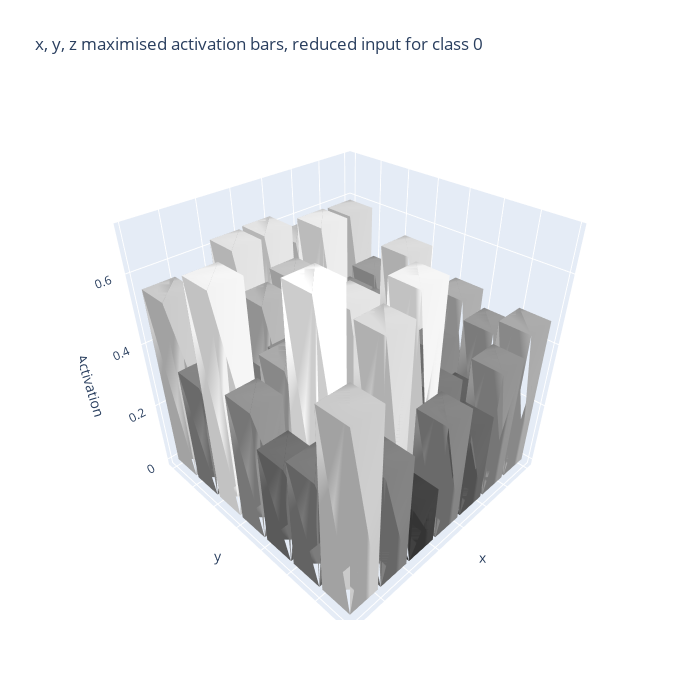

Notebook source saved alongside this figure:
### Code cell
#adding 3d visualisation x, y, z with z = activation threshold for better interpretability

block_size = 4
new_size = 28 // block_size
class_idx = 0
activation_map = images[class_idx]

averaged_columns = activation_map.reshape(new_size, block_size, new_size, block_size).mean(axis=(1, 3))
norm = averaged_columns / averaged_columns.max()
colors = np.floor(norm * 255).astype(int)

fig = go.Figure()
dx = dy = 0.9

def add_cube(fig, x0, y0, h, gray):
    verts = np.array([
        [x0,     y0,     0], #square bottom of column
        [x0+dx,  y0,     0],
        [x0+dx,  y0+dy,  0],
        [x0,     y0+dy,  0],
        [x0,     y0,     h], #square top of column
        [x0+dx,  y0,     h],
        [x0+dx,  y0+dy,  h],
        [x0,     y0+dy,  h],
    ])

    i = [0, 0, 4, 5, 1, 1, 2, 2, 3, 3, 4, 7]
    j = [1, 3, 5, 6, 2, 5, 3, 6, 0, 7, 0, 4]
    k = [3, 2, 6, 7, 5, 4, 7, 4, 4, 6, 1, 5]
    color = f'rgb({gray},{gray},{gray})'

    fig.add_trace(go.Mesh3d(
        x = verts[:,0], y = verts[:,1], z = verts[:,2], #mesh vertices
        i = i, j = j, k = k,
        color = color, opacity = 1 #mesh color
    ))

for xi in range(new_size):
    for yi in range(new_size):
        h = averaged_columns[yi, new_size-1-xi]
        gray = colors[yi, new_size-1-xi]
        add_cube(fig, xi, yi, h, gray) #coordinates, height, color

fig.update_layout(
    scene = dict(
        xaxis = dict(title='x', showticklabels=False),
        yaxis = dict(title='y', showticklabels=False),
        zaxis = dict(title='Activation'),
        aspectmode = 'cube'
    ),
    title = f'x, y, z maximised activation bars, reduced input for class {class_idx}',
    width = 700, height=700
)

fig.show()

### Figure 1 — Plotly figure (JSON) as saved in the notebook; plotly's stock layout.template omitted (floating-point values rounded to 4 significant figures)
{"data": [{"color": "rgb(214,214,214)", "i": [0, 0, 4, 5, 1, 1, 2, 2, 3, 3, 4, 7], "j": [1, 3, 5, 6, 2, 5, 3, 6, 0, 7, 0, 4], "k": [3, 2, 6, 7, 5, 4, 7, 4, 4, 6, 1, 5], "opacity": 1, "type": "mesh3d", "x": [0.0, 0.9, 0.9, 0.0, 0.0, 0.9, 0.9, 0.0], "y": [0.0, 0.0, 0.9, 0.9, 0.0, 0.0, 0.9, 0.9], "z": [0.0, 0.0, 0.0, 0.0, 0.5911, 0.5911, 0.5911, 0.5911]}, {"color": "rgb(159,159,159)", "i": [0, 0, 4, 5, 1, 1, 2, 2, 3, 3, 4, 7], "j": [1, 3, 5, 6, 2, 5, 3, 6, 0, 7, 0, 4], "k": [3, 2, 6, 7, 5, 4, 7, 4, 4, 6, 1, 5], "opacity": 1, "type": "mesh3d", "x": [0.0, 0.9, 0.9, 0.0, 0.0, 0.9, 0.9, 0.0], "y": [1.0, 1.0, 1.9, 1.9, 1.0, 1.0, 1.9, 1.9], "z": [0.0, 0.0, 0.0, 0.0, 0.4408, 0.4408, 0.4408, 0.4408]}, {"color": "rgb(134,134,134)", "i": [0, 0, 4, 5, 1, 1, 2, 2, 3, 3, 4, 7], "j": [1, 3, 5, 6, 2, 5, 3, 6, 0, 7, 0, 4], "k": [3, 2, 6, 7, 5, 4, 7, 4, 4, 6, 1, 5], "opacity": 1, "type": "mesh3d", "x": [0.0, 0.9, 0.9, 0.0, 0.0, 0.9, 0.9, 0.0], "y": [2.0, 2.0, 2.9, 2.9, 2.0, 2.0, 2.9, 2.9], "z": [0.0, 0.0, 0.0, 0.0, 0.372, 0.372, 0.372, 0.372]}, {"color": "rgb(143,143,143)", "i": [0, 0, 4, 5, 1, 1, 2, 2, 3, 3, 4, 7], "j": [1, 3, 5, 6, 2, 5, 3, 6, 0, 7, 0, 4], "k": [3, 2, 6, 7, 5, 4, 7, 4, 4, 6, 1, 5], "opacity": 1, "type": "mesh3d", "x": [0.0, 0.9, 0.9, 0.0, 0.0, 0.9, 0.9, 0.0], "y": [3.0, 3.0, 3.9, 3.9, 3.0, 3.0, 3.9, 3.9], "z": [0.0, 0.0, 0.0, 0.0, 0.396, 0.396, 0.396, 0.396]}, {"color": "rgb(174,174,174)", "i": [0, 0, 4, 5, 1, 1, 2, 2, 3, 3, 4, 7], "j": [1, 3, 5, 6, 2, 5, 3, 6, 0, 7, 0, 4], "k": [3, 2, 6, 7, 5, 4, 7, 4, 4, 6, 1, 5], "opacity": 1, "type": "mesh3d", "x": [0.0, 0.9, 0.9, 0.0, 0.0, 0.9, 0.9, 0.0], "y": [4.0, 4.0, 4.9, 4.9, 4.0, 4.0, 4.9, 4.9], "z": [0.0, 0.0, 0.0, 0.0, 0.4807, 0.4807, 0.4807, 0.4807]}, {"color": "rgb(154,154,154)", "i": [0, 0, 4, 5, 1, 1, 2, 2, 3, 3, 4, 7], "j": [1, 3, 5, 6, 2, 5, 3, 6, 0, 7, 0, 4], "k": [3, 2, 6, 7, 5, 4, 7, 4, 4, 6, 1, 5], "opacity": 1, "type": "mesh3d", "x": [0.0, 0.9, 0.9, 0.0, 0.0, 0.9, 0.9, 0.0], "y": [5.0, 5.0, 5.9, 5.9, 5.0, 5.0, 5.9, 5.9], "z": [0.0, 0.0, 0.0, 0.0, 0.4276, 0.4276, 0.4276, 0.4276]}, {"color": "rgb(170,170,170)", "i": [0, 0, 4, 5, 1, 1, 2, 2, 3, 3, 4, 7], "j": [1, 3, 5, 6, 2, 5, 3, 6, 0, 7, 0, 4], "k": [3, 2, 6, 7, 5, 4, 7, 4, 4, 6, 1, 5], "opacity": 1, "type": "mesh3d", "x": [0.0, 0.9, 0.9, 0.0, 0.0, 0.9, 0.9, 0.0], "y": [6.0, 6.0, 6.9, 6.9, 6.0, 6.0, 6.9, 6.9], "z": [0.0, 0.0, 0.0, 0.0, 0.4698, 0.4698, 0.4698, 0.4698]}, {"color": "rgb(179,179,179)", "i": [0, 0, 4, 5, 1, 1, 2, 2, 3, 3, 4, 7], "j": [1, 3, 5, 6, 2, 5, 3, 6, 0, 7, 0, 4], "k": [3, 2, 6, 7, 5, 4, 7, 4, 4, 6, 1, 5], "opacity": 1, "type": "mesh3d", "x": [1.0, 1.9, 1.9, 1.0, 1.0, 1.9, 1.9, 1.0], "y": [0.0, 0.0, 0.9, 0.9, 0.0, 0.0, 0.9, 0.9], "z": [0.0, 0.0, 0.0, 0.0, 0.4967, 0.4967, 0.4967, 0.4967]}, {"color": "rgb(147,147,147)", "i": [0, 0, 4, 5, 1, 1, 2, 2, 3, 3, 4, 7], "j": [1, 3, 5, 6, 2, 5, 3, 6, 0, 7, 0, 4], "k": [3, 2, 6, 7, 5, 4, 7, 4, 4, 6, 1, 5], "opacity": 1, "type": "mesh3d", "x": [1.0, 1.9, 1.9, 1.0, 1.0, 1.9, 1.9, 1.0], "y": [1.0, 1.0, 1.9, 1.9, 1.0, 1.0, 1.9, 1.9], "z": [0.0, 0.0, 0.0, 0.0, 0.4086, 0.4086, 0.4086, 0.4086]}, {"color": "rgb(148,148,148)", "i": [0, 0, 4, 5, 1, 1, 2, 2, 3, 3, 4, 7], "j": [1, 3, 5, 6, 2, 5, 3, 6, 0, 7, 0, 4], "k": [3, 2, 6, 7, 5, 4, 7, 4, 4, 6, 1, 5], "opacity": 1, "type": "mesh3d", "x": [1.0, 1.9, 1.9, 1.0, 1.0, 1.9, 1.9, 1.0], "y": [2.0, 2.0, 2.9, 2.9, 2.0, 2.0, 2.9, 2.9], "z": [0.0, 0.0, 0.0, 0.0, 0.4109, 0.4109, 0.4109, 0.4109]}, {"color": "rgb(218,218,218)", "i": [0, 0, 4, 5, 1, 1, 2, 2, 3, 3, 4, 7], "j": [1, 3, 5, 6, 2, 5, 3, 6, 0, 7, 0, 4], "k": [3, 2, 6, 7, 5, 4, 7, 4, 4, 6, 1, 5], "opacity": 1, "type": "mesh3d", "x": [1.0, 1.9, 1.9, 1.0, 1.0, 1.9, 1.9, 1.0], "y": [3.0, 3.0, 3.9, 3.9, 3.0, 3.0, 3.9, 3.9], "z": [0.0, 0.0, 0.0, 0.0, 0.6047, 0.6047, 0.6047, 0.6047]}, {"color": "rgb(135,135,135)", "i": [0, 0, 4, 5, 1, 1, 2, 2, 3, 3, 4, 7], "j": [1, 3, 5, 6, 2, 5, 3, 6, 0, 7, 0, 4], "k": [3, 2, 6, 7, 5, 4, 7, 4, 4, 6, 1, 5], "opacity": 1, "type": "mesh3d", "x": [1.0, 1.9, 1.9, 1.0, 1.0, 1.9, 1.9, 1.0], "y": [4.0, 4.0, 4.9, 4.9, 4.0, 4.0, 4.9, 4.9], "z": [0.0, 0.0, 0.0, 0.0, 0.3752, 0.3752, 0.3752, 0.3752]}, {"color": "rgb(96,96,96)", "i": [0, 0, 4, 5, 1, 1, 2, 2, 3, 3, 4, 7], "j": [1, 3, 5, 6, 2, 5, 3, 6, 0, 7, 0, 4], "k": [3, 2, 6, 7, 5, 4, 7, 4, 4, 6, 1, 5], "opacity": 1, "type": "mesh3d", "x": [1.0, 1.9, 1.9, 1.0, 1.0, 1.9, 1.9, 1.0], "y": [5.0, 5.0, 5.9, 5.9, 5.0, 5.0, 5.9, 5.9], "z": [0.0, 0.0, 0.0, 0.0, 0.2653, 0.2653, 0.2653, 0.2653]}, {"color": "rgb(147,147,147)", "i": [0, 0, 4, 5, 1, 1, 2, 2, 3, 3, 4, 7], "j": [1, 3, 5, 6, 2, 5, 3, 6, 0, 7, 0, 4], "k": [3, 2, 6, 7, 5, 4, 7, 4, 4, 6, 1, 5], "opacity": 1, "type": "mesh3d", "x": [1.0, 1.9, 1.9, 1.0, 1.0, 1.9, 1.9, 1.0], "y": [6.0, 6.0, 6.9, 6.9, 6.0, 6.0, 6.9, 6.9], "z": [0.0, 0.0, 0.0, 0.0, 0.4068, 0.4068, 0.4068, 0.4068]}, {"color": "rgb(208,208,208)", "i": [0, 0, 4, 5, 1, 1, 2, 2, 3, 3, 4, 7], "j": [1, 3, 5, 6, 2, 5, 3, 6, 0, 7, 0, 4], "k": [3, 2, 6, 7, 5, 4, 7, 4, 4, 6, 1, 5], "opacity": 1, "type": "mesh3d", "x": [2.0, 2.9, 2.9, 2.0, 2.0, 2.9, 2.9, 2.0], "y": [0.0, 0.0, 0.9, 0.9, 0.0, 0.0, 0.9, 0.9], "z": [0.0, 0.0, 0.0, 0.0, 0.5761, 0.5761, 0.5761, 0.5761]}, {"color": "rgb(234,234,234)", "i": [0, 0, 4, 5, 1, 1, 2, 2, 3, 3, 4, 7], "j": [1, 3, 5, 6, 2, 5, 3, 6, 0, 7, 0, 4], "k": [3, 2, 6, 7, 5, 4, 7, 4, 4, 6, 1, 5], "opacity": 1, "type": "mesh3d", "x": [2.0, 2.9, 2.9, 2.0, 2.0, 2.9, 2.9, 2.0], "y": [1.0, 1.0, 1.9, 1.9, 1.0, 1.0, 1.9, 1.9], "z": [0.0, 0.0, 0.0, 0.0, 0.6487, 0.6487, 0.6487, 0.6487]}, {"color": "rgb(170,170,170)", "i": [0, 0, 4, 5, 1, 1, 2, 2, 3, 3, 4, 7], "j": [1, 3, 5, 6, 2, 5, 3, 6, 0, 7, 0, 4], "k": [3, 2, 6, 7, 5, 4, 7, 4, 4, 6, 1, 5], "opacity": 1, "type": "mesh3d", "x": [2.0, 2.9, 2.9, 2.0, 2.0, 2.9, 2.9, 2.0], "y": [2.0, 2.0, 2.9, 2.9, 2.0, 2.0, 2.9, 2.9], "z": [0.0, 0.0, 0.0, 0.0, 0.4712, 0.4712, 0.4712, 0.4712]}, {"color": "rgb(106,106,106)", "i": [0, 0, 4, 5, 1, 1, 2, 2, 3, 3, 4, 7], "j": [1, 3, 5, 6, 2, 5, 3, 6, 0, 7, 0, 4], "k": [3, 2, 6, 7, 5, 4, 7, 4, 4, 6, 1, 5], "opacity": 1, "type": "mesh3d", "x": [2.0, 2.9, 2.9, 2.0, 2.0, 2.9, 2.9, 2.0], "y": [3.0, 3.0, 3.9, 3.9, 3.0, 3.0, 3.9, 3.9], "z": [0.0, 0.0, 0.0, 0.0, 0.2938, 0.2938, 0.2938, 0.2938]}, {"color": "rgb(87,87,87)", "i": [0, 0, 4, 5, 1, 1, 2, 2, 3, 3, 4, 7], "j": [1, 3, 5, 6, 2, 5, 3, 6, 0, 7, 0, 4], "k": [3, 2, 6, 7, 5, 4, 7, 4, 4, 6, 1, 5], "opacity": 1, "type": "mesh3d", "x": [2.0, 2.9, 2.9, 2.0, 2.0, 2.9, 2.9, 2.0], "y": [4.0, 4.0, 4.9, 4.9, 4.0, 4.0, 4.9, 4.9], "z": [0.0, 0.0, 0.0, 0.0, 0.242, 0.242, 0.242, 0.242]}, {"color": "rgb(123,123,123)", "i": [0, 0, 4, 5, 1, 1, 2, 2, 3, 3, 4, 7], "j": [1, 3, 5, 6, 2, 5, 3, 6, 0, 7, 0, 4], "k": [3, 2, 6, 7, 5, 4, 7, 4, 4, 6, 1, 5], "opacity": 1, "type": "mesh3d", "x": [2.0, 2.9, 2.9, 2.0, 2.0, 2.9, 2.9, 2.0], "y": [5.0, 5.0, 5.9, 5.9, 5.0, 5.0, 5.9, 5.9], "z": [0.0, 0.0, 0.0, 0.0, 0.3422, 0.3422, 0.3422, 0.3422]}, {"color": "rgb(101,101,101)", "i": [0, 0, 4, 5, 1, 1, 2, 2, 3, 3, 4, 7], "j": [1, 3, 5, 6, 2, 5, 3, 6, 0, 7, 0, 4], "k": [3, 2, 6, 7, 5, 4, 7, 4, 4, 6, 1, 5], "opacity": 1, "type": "mesh3d", "x": [2.0, 2.9, 2.9, 2.0, 2.0, 2.9, 2.9, 2.0], "y": [6.0, 6.0, 6.9, 6.9, 6.0, 6.0, 6.9, 6.9], "z": [0.0, 0.0, 0.0, 0.0, 0.2815, 0.2815, 0.2815, 0.2815]}, {"color": "rgb(227,227,227)", "i": [0, 0, 4, 5, 1, 1, 2, 2, 3, 3, 4, 7], "j": [1, 3, 5, 6, 2, 5, 3, 6, 0, 7, 0, 4], "k": [3, 2, 6, 7, 5, 4, 7, 4, 4, 6, 1, 5], "opacity": 1, "type": "mesh3d", "x": [3.0, 3.9, 3.9, 3.0, 3.0, 3.9, 3.9, 3.0], "y": [0.0, 0.0, 0.9, 0.9, 0.0, 0.0, 0.9, 0.9], "z": [0.0, 0.0, 0.0, 0.0, 0.6276, 0.6276, 0.6276, 0.6276]}, {"color": "rgb(196,196,196)", "i": [0, 0, 4, 5, 1, 1, 2, 2, 3, 3, 4, 7], "j": [1, 3, 5, 6, 2, 5, 3, 6, 0, 7, 0, 4], "k": [3, 2, 6, 7, 5, 4, 7, 4, 4, 6, 1, 5], "opacity": 1, "type": "mesh3d", "x": [3.0, 3.9, 3.9, 3.0, 3.0, 3.9, 3.9, 3.0], "y": [1.0, 1.0, 1.9, 1.9, 1.0, 1.0, 1.9, 1.9], "z": [0.0, 0.0, 0.0, 0.0, 0.5416, 0.5416, 0.5416, 0.5416]}, {"color": "rgb(166,166,166)", "i": [0, 0, 4, 5, 1, 1, 2, 2, 3, 3, 4, 7], "j": [1, 3, 5, 6, 2, 5, 3, 6, 0, 7, 0, 4], "k": [3, 2, 6, 7, 5, 4, 7, 4, 4, 6, 1, 5], "opacity": 1, "type": "mesh3d", "x": [3.0, 3.9, 3.9, 3.0, 3.0, 3.9, 3.9, 3.0], "y": [2.0, 2.0, 2.9, 2.9, 2.0, 2.0, 2.9, 2.9], "z": [0.0, 0.0, 0.0, 0.0, 0.4611, 0.4611, 0.4611, 0.4611]}, {"color": "rgb(83,83,83)", "i": [0, 0, 4, 5, 1, 1, 2, 2, 3, 3, 4, 7], "j": [1, 3, 5, 6, 2, 5, 3, 6, 0, 7, 0, 4], "k": [3, 2, 6, 7, 5, 4, 7, 4, 4, 6, 1, 5], "opacity": 1, "type": "mesh3d", "x": [3.0, 3.9, 3.9, 3.0, 3.0, 3.9, 3.9, 3.0], "y": [3.0, 3.0, 3.9, 3.9, 3.0, 3.0, 3.9, 3.9], "z": [0.0, 0.0, 0.0, 0.0, 0.2313, 0.2313, 0.2313, 0.2313]}, {"color": "rgb(103,103,103)", "i": [0, 0, 4, 5, 1, 1, 2, 2, 3, 3, 4, 7], "j": [1, 3, 5, 6, 2, 5, 3, 6, 0, 7, 0, 4], "k": [3, 2, 6, 7, 5, 4, 7, 4, 4, 6, 1, 5], "opacity": 1, "type": "mesh3d", "x": [3.0, 3.9, 3.9, 3.0, 3.0, 3.9, 3.9, 3.0], "y": [4.0, 4.0, 4.9, 4.9, 4.0, 4.0, 4.9, 4.9], "z": [0.0, 0.0, 0.0, 0.0, 0.2855, 0.2855, 0.2855, 0.2855]}, {"color": "rgb(243,243,243)", "i": [0, 0, 4, 5, 1, 1, 2, 2, 3, 3, 4, 7], "j": [1, 3, 5, 6, 2, 5, 3, 6, 0, 7, 0, 4], "k": [3, 2, 6, 7, 5, 4, 7, 4, 4, 6, 1, 5], "opacity": 1, "type": "mesh3d", "x": [3.0, 3.9, 3.9, 3.0, 3.0, 3.9, 3.9, 3.0], "y": [5.0, 5.0, 5.9, 5.9, 5.0, 5.0, 5.9, 5.9], "z": [0.0, 0.0, 0.0, 0.0, 0.6718, 0.6718, 0.6718, 0.6718]}, {"color": "rgb(133,133,133)", "i": [0, 0, 4, 5, 1, 1, 2, 2, 3, 3, 4, 7], "j": [1, 3, 5, 6, 2, 5, 3, 6, 0, 7, 0, 4], "k": [3, 2, 6, 7, 5, 4, 7, 4, 4, 6, 1, 5], "opacity": 1, "type": "mesh3d", "x": [3.0, 3.9, 3.9, 3.0, 3.0, 3.9, 3.9, 3.0], "y": [6.0, 6.0, 6.9, 6.9, 6.0, 6.0, 6.9, 6.9], "z": [0.0, 0.0, 0.0, 0.0, 0.3692, 0.3692, 0.3692, 0.3692]}, {"color": "rgb(225,225,225)", "i": [0, 0, 4, 5, 1, 1, 2, 2, 3, 3, 4, 7], "j": [1, 3, 5, 6, 2, 5, 3, 6, 0, 7, 0, 4], "k": [3, 2, 6, 7, 5, 4, 7, 4, 4, 6, 1, 5], "opacity": 1, "type": "mesh3d", "x": [4.0, 4.9, 4.9, 4.0, 4.0, 4.9, 4.9, 4.0], "y": [0.0, 0.0, 0.9, 0.9, 0.0, 0.0, 0.9, 0.9], "z": [0.0, 0.0, 0.0, 0.0, 0.6215, 0.6215, 0.6215, 0.6215]}, {"color": "rgb(183,183,183)", "i": [0, 0, 4, 5, 1, 1, 2, 2, 3, 3, 4, 7], "j": [1, 3, 5, 6, 2, 5, 3, 6, 0, 7, 0, 4], "k": [3, 2, 6, 7, 5, 4, 7, 4, 4, 6, 1, 5], "opacity": 1, "type": "mesh3d", "x": [4.0, 4.9, 4.9, 4.0, 4.0, 4.9, 4.9, 4.0], "y": [1.0, 1.0, 1.9, 1.9, 1.0, 1.0, 1.9, 1.9], "z": [0.0, 0.0, 0.0, 0.0, 0.5062, 0.5062, 0.5062, 0.5062]}, {"color": "rgb(142,142,142)", "i": [0, 0, 4, 5, 1, 1, 2, 2, 3, 3, 4, 7], "j": [1, 3, 5, 6, 2, 5, 3, 6, 0, 7, 0, 4], "k": [3, 2, 6, 7, 5, 4, 7, 4, 4, 6, 1, 5], "opacity": 1, "type": "mesh3d", "x": [4.0, 4.9, 4.9, 4.0, 4.0, 4.9, 4.9, 4.0], "y": [2.0, 2.0, 2.9, 2.9, 2.0, 2.0, 2.9, 2.9], "z": [0.0, 0.0, 0.0, 0.0, 0.3933, 0.3933, 0.3933, 0.3933]}, {"color": "rgb(153,153,153)", "i": [0, 0, 4, 5, 1, 1, 2, 2, 3, 3, 4, 7], "j": [1, 3, 5, 6, 2, 5, 3, 6, 0, 7, 0, 4], "k": [3, 2, 6, 7, 5, 4, 7, 4, 4, 6, 1, 5], "opacity": 1, "type": "mesh3d", "x": [4.0, 4.9, 4.9, 4.0, 4.0, 4.9, 4.9, 4.0], "y": [3.0, 3.0, 3.9, 3.9, 3.0, 3.0, 3.9, 3.9], "z": [0.0, 0.0, 0.0, 0.0, 0.4253, 0.4253, 0.4253, 0.4253]}, {"color": "rgb(226,226,226)", "i": [0, 0, 4, 5, 1, 1, 2, 2, 3, 3, 4, 7], "j": [1, 3, 5, 6, 2, 5, 3, 6, 0, 7, 0, 4], "k": [3, 2, 6, 7, 5, 4, 7, 4, 4, 6, 1, 5], "opacity": 1, "type": "mesh3d", "x": [4.0, 4.9, 4.9, 4.0, 4.0, 4.9, 4.9, 4.0], "y": [4.0, 4.0, 4.9, 4.9, 4.0, 4.0, 4.9, 4.9], "z": [0.0, 0.0, 0.0, 0.0, 0.6259, 0.6259, 0.6259, 0.6259]}, {"color": "rgb(220,220,220)", "i": [0, 0, 4, 5, 1, 1, 2, 2, 3, 3, 4, 7], "j": [1, 3, 5, 6, 2, 5, 3, 6, 0, 7, 0, 4], "k": [3, 2, 6, 7, 5, 4, 7, 4, 4, 6, 1, 5], "opacity": 1, "type": "mesh3d", "x": [4.0, 4.9, 4.9, 4.0, 4.0, 4.9, 4.9, 4.0], "y": [5.0, 5.0, 5.9, 5.9, 5.0, 5.0, 5.9, 5.9], "z": [0.0, 0.0, 0.0, 0.0, 0.6083, 0.6083, 0.6083, 0.6083]}, {"color": "rgb(65,65,65)", "i": [0, 0, 4, 5, 1, 1, 2, 2, 3, 3, 4, 7], "j": [1, 3, 5, 6, 2, 5, 3, 6, 0, 7, 0, 4], "k": [3, 2, 6, 7, 5, 4, 7, 4, 4, 6, 1, 5], "opacity": 1, "type": "mesh3d", "x": [4.0, 4.9, 4.9, 4.0, 4.0, 4.9, 4.9, 4.0], "y": [6.0, 6.0, 6.9, 6.9, 6.0, 6.0, 6.9, 6.9], "z": [0.0, 0.0, 0.0, 0.0, 0.182, 0.182, 0.182, 0.182]}, {"color": "rgb(163,163,163)", "i": [0, 0, 4, 5, 1, 1, 2, 2, 3, 3, 4, 7], "j": [1, 3, 5, 6, 2, 5, 3, 6, 0, 7, 0, 4], "k": [3, 2, 6, 7, 5, 4, 7, 4, 4, 6, 1, 5], "opacity": 1, "type": "mesh3d", "x": [5.0, 5.9, 5.9, 5.0, 5.0, 5.9, 5.9, 5.0], "y": [0.0, 0.0, 0.9, 0.9, 0.0, 0.0, 0.9, 0.9], "z": [0.0, 0.0, 0.0, 0.0, 0.4514, 0.4514, 0.4514, 0.4514]}, {"color": "rgb(116,116,116)", "i": [0, 0, 4, 5, 1, 1, 2, 2, 3, 3, 4, 7], "j": [1, 3, 5, 6, 2, 5, 3, 6, 0, 7, 0, 4], "k": [3, 2, 6, 7, 5, 4, 7, 4, 4, 6, 1, 5], "opacity": 1, "type": "mesh3d", "x": [5.0, 5.9, 5.9, 5.0, 5.0, 5.9, 5.9, 5.0], "y": [1.0, 1.0, 1.9, 1.9, 1.0, 1.0, 1.9, 1.9], "z": [0.0, 0.0, 0.0, 0.0, 0.3224, 0.3224, 0.3224, 0.3224]}, {"color": "rgb(97,97,97)", "i": [0, 0, 4, 5, 1, 1, 2, 2, 3, 3, 4, 7], "j": [1, 3, 5, 6, 2, 5, 3, 6, 0, 7, 0, 4], "k": [3, 2, 6, 7, 5, 4, 7, 4, 4, 6, 1, 5], "opacity": 1, "type": "mesh3d", "x": [5.0, 5.9, 5.9, 5.0, 5.0, 5.9, 5.9, 5.0], "y": [2.0, 2.0, 2.9, 2.9, 2.0, 2.0, 2.9, 2.9], "z": [0.0, 0.0, 0.0, 0.0, 0.2689, 0.2689, 0.2689, 0.2689]}, {"color": "rgb(170,170,170)", "i": [0, 0, 4, 5, 1, 1, 2, 2, 3, 3, 4, 7], "j": [1, 3, 5, 6, 2, 5, 3, 6, 0, 7, 0, 4], "k": [3, 2, 6, 7, 5, 4, 7, 4, 4, 6, 1, 5], "opacity": 1, "type": "mesh3d", "x": [5.0, 5.9, 5.9, 5.0, 5.0, 5.9, 5.9, 5.0], "y": [3.0, 3.0, 3.9, 3.9, 3.0, 3.0, 3.9, 3.9], "z": [0.0, 0.0, 0.0, 0.0, 0.4698, 0.4698, 0.4698, 0.4698]}, {"color": "rgb(255,255,255)", "i": [0, 0, 4, 5, 1, 1, 2, 2, 3, 3, 4, 7], "j": [1, 3, 5, 6, 2, 5, 3, 6, 0, 7, 0, 4], "k": [3, 2, 6, 7, 5, 4, 7, 4, 4, 6, 1, 5], "opacity": 1, "type": "mesh3d", "x": [5.0, 5.9, 5.9, 5.0, 5.0, 5.9, 5.9, 5.0], "y": [4.0, 4.0, 4.9, 4.9, 4.0, 4.0, 4.9, 4.9], "z": [0.0, 0.0, 0.0, 0.0, 0.7043, 0.7043, 0.7043, 0.7043]}, {"color": "rgb(123,123,123)", "i": [0, 0, 4, 5, 1, 1, 2, 2, 3, 3, 4, 7], "j": [1, 3, 5, 6, 2, 5, 3, 6, 0, 7, 0, 4], "k": [3, 2, 6, 7, 5, 4, 7, 4, 4, 6, 1, 5], "opacity": 1, "type": "mesh3d", "x": [5.0, 5.9, 5.9, 5.0, 5.0, 5.9, 5.9, 5.0], "y": [5.0, 5.0, 5.9, 5.9, 5.0, 5.0, 5.9, 5.9], "z": [0.0, 0.0, 0.0, 0.0, 0.3399, 0.3399, 0.3399, 0.3399]}, {"color": "rgb(129,129,129)", "i": [0, 0, 4, 5, 1, 1, 2, 2, 3, 3, 4, 7], "j": [1, 3, 5, 6, 2, 5, 3, 6, 0, 7, 0, 4], "k": [3, 2, 6, 7, 5, 4, 7, 4, 4, 6, 1, 5], "opacity": 1, "type": "mesh3d", "x": [5.0, 5.9, 5.9, 5.0, 5.0, 5.9, 5.9, 5.0], "y": [6.0, 6.0, 6.9, 6.9, 6.0, 6.0, 6.9, 6.9], "z": [0.0, 0.0, 0.0, 0.0, 0.3586, 0.3586, 0.3586, 0.3586]}, {"color": "rgb(202,202,202)", "i": [0, 0, 4, 5, 1, 1, 2, 2, 3, 3, 4, 7], "j": [1, 3, 5, 6, 2, 5, 3, 6, 0, 7, 0, 4], "k": [3, 2, 6, 7, 5, 4, 7, 4, 4, 6, 1, 5], "opacity": 1, "type": "mesh3d", "x": [6.0, 6.9, 6.9, 6.0, 6.0, 6.9, 6.9, 6.0], "y": [0.0, 0.0, 0.9, 0.9, 0.0, 0.0, 0.9, 0.9], "z": [0.0, 0.0, 0.0, 0.0, 0.5588, 0.5588, 0.5588, 0.5588]}, {"color": "rgb(132,132,132)", "i": [0, 0, 4, 5, 1, 1, 2, 2, 3, 3, 4, 7], "j": [1, 3, 5, 6, 2, 5, 3, 6, 0, 7, 0, 4], "k": [3, 2, 6, 7, 5, 4, 7, 4, 4, 6, 1, 5], "opacity": 1, "type": "mesh3d", "x": [6.0, 6.9, 6.9, 6.0, 6.0, 6.9, 6.9, 6.0], "y": [1.0, 1.0, 1.9, 1.9, 1.0, 1.0, 1.9, 1.9], "z": [0.0, 0.0, 0.0, 0.0, 0.3666, 0.3666, 0.3666, 0.3666]}, {"color": "rgb(242,242,242)", "i": [0, 0, 4, 5, 1, 1, 2, 2, 3, 3, 4, 7], "j": [1, 3, 5, 6, 2, 5, 3, 6, 0, 7, 0, 4], "k": [3, 2, 6, 7, 5, 4, 7, 4, 4, 6, 1, 5], "opacity": 1, "type": "mesh3d", "x": [6.0, 6.9, 6.9, 6.0, 6.0, 6.9, 6.9, 6.0], "y": [2.0, 2.0, 2.9, 2.9, 2.0, 2.0, 2.9, 2.9], "z": [0.0, 0.0, 0.0, 0.0, 0.6712, 0.6712, 0.6712, 0.6712]}, {"color": "rgb(148,148,148)", "i": [0, 0, 4, 5, 1, 1, 2, 2, 3, 3, 4, 7], "j": [1, 3, 5, 6, 2, 5, 3, 6, 0, 7, 0, 4], "k": [3, 2, 6, 7, 5, 4, 7, 4, 4, 6, 1, 5], "opacity": 1, "type": "mesh3d", "x": [6.0, 6.9, 6.9, 6.0, 6.0, 6.9, 6.9, 6.0], "y": [3.0, 3.0, 3.9, 3.9, 3.0, 3.0, 3.9, 3.9], "z": [0.0, 0.0, 0.0, 0.0, 0.4088, 0.4088, 0.4088, 0.4088]}, {"color": "rgb(112,112,112)", "i": [0, 0, 4, 5, 1, 1, 2, 2, 3, 3, 4, 7], "j": [1, 3, 5, 6, 2, 5, 3, 6, 0, 7, 0, 4], "k": [3, 2, 6, 7, 5, 4, 7, 4, 4, 6, 1, 5], "opacity": 1, "type": "mesh3d", "x": [6.0, 6.9, 6.9, 6.0, 6.0, 6.9, 6.9, 6.0], "y": [4.0, 4.0, 4.9, 4.9, 4.0, 4.0, 4.9, 4.9], "z": [0.0, 0.0, 0.0, 0.0, 0.31, 0.31, 0.31, 0.31]}, {"color": "rgb(124,124,124)", "i": [0, 0, 4, 5, 1, 1, 2, 2, 3, 3, 4, 7], "j": [1, 3, 5, 6, 2, 5, 3, 6, 0, 7, 0, 4], "k": [3, 2, 6, 7, 5, 4, 7, 4, 4, 6, 1, 5], "opacity": 1, "type": "mesh3d", "x": [6.0, 6.9, 6.9, 6.0, 6.0, 6.9, 6.9, 6.0], "y": [5.0, 5.0, 5.9, 5.9, 5.0, 5.0, 5.9, 5.9], "z": [0.0, 0.0, 0.0, 0.0, 0.3438, 0.3438, 0.3438, 0.3438]}, {"color": "rgb(202,202,202)", "i": [0, 0, 4, 5, 1, 1, 2, 2, 3, 3, 4, 7], "j": [1, 3, 5, 6, 2, 5, 3, 6, 0, 7, 0, 4], "k": [3, 2, 6, 7, 5, 4, 7, 4, 4, 6, 1, 5], "opacity": 1, "type": "mesh3d", "x": [6.0, 6.9, 6.9, 6.0, 6.0, 6.9, 6.9, 6.0], "y": [6.0, 6.0, 6.9, 6.9, 6.0, 6.0, 6.9, 6.9], "z": [0.0, 0.0, 0.0, 0.0, 0.5606, 0.5606, 0.5606, 0.5606]}], "layout": {"height": 700, "scene": {"aspectmode": "cube", "xaxis": {"showticklabels": false, "title": {"text": "x"}}, "yaxis": {"showticklabels": false, "title": {"text": "y"}}, "zaxis": {"title": {"text": "Activation"}}}, "title": {"text": "x, y, z maximised activation bars, reduced input for class 0"}, "width": 700}}
